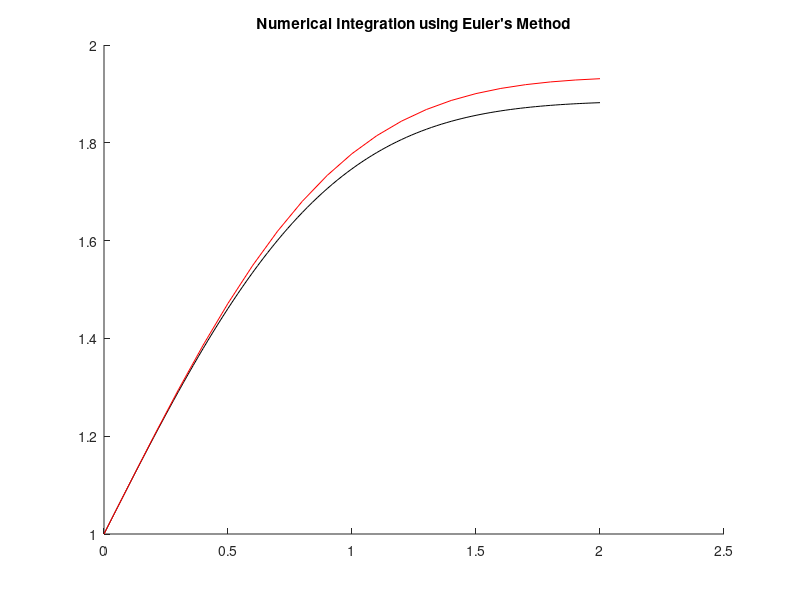

This chart was generated by the following MATLAB code: (Note: this script raises an error after producing the figure.)
%% Ian Faber - SID: 108577813
% ASEN 2012: Coding Challenge 4
% Last modified: 10/14/21


%% Housekeeping

clc;         % Clear command window
close all;   % Close out of any open figures

%% Define important variables for Euler Integration

% Anonymous function of differential equation
g = @(x)exp(-(x.^2));

% All the parameters required to solve Euler's method
x_init = 0;
y_init = 1;
h = 0.1;
n_steps = 20;
x = x_init*ones([1 n_steps]);

y = y_init*ones([1 n_steps]);

%% Solve the Integration

% Hint: you will want to use a for-loop for this one, since it cannot be
% done using vector/matrix calculations. This is because one step 
% will depend on the previous one, which usually prohibits vectorisation

for k = 1:n_steps
    y(k+1) = y(k) + h*g(x(k));
    x(k+1) = x(k) + h;
end

y;

%% Plot Data

% Load in accurate data
x_accurate = load('AccurateData.mat').x_accurate;
y_accurate = load('AccurateData.mat').y_accurate;
%x_accurate = accurate.x_accurate;
%y_accurate = accurate.y_accurate;

% Plot both solutions
figure
hold on
plot(x_accurate, y_accurate, 'k');
plot(x, y, 'r')

% Format the figure. Pay attention to the order of the legend
title('Numerical Integration using Euler''s Method')
legend('Accurate', 'Euler', 'Location', 'nw')
xlabel('x')
ylabel('y')
